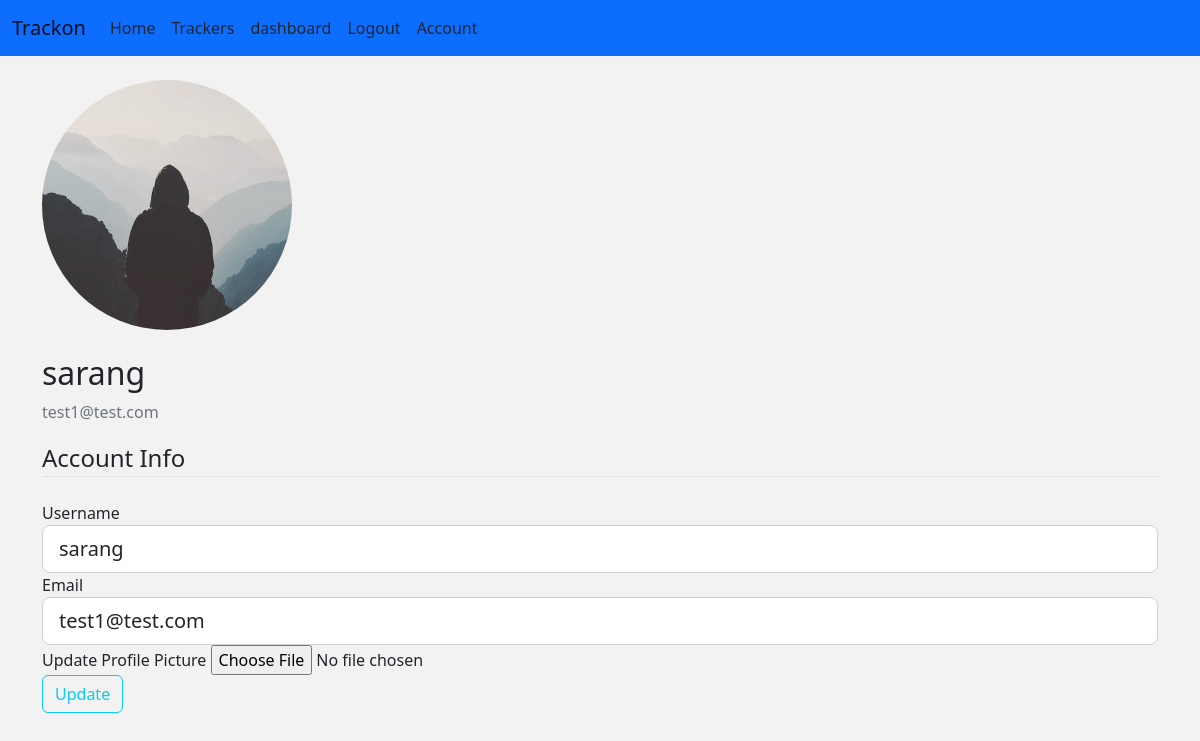
Page /account (signed in) on the earlier database version.
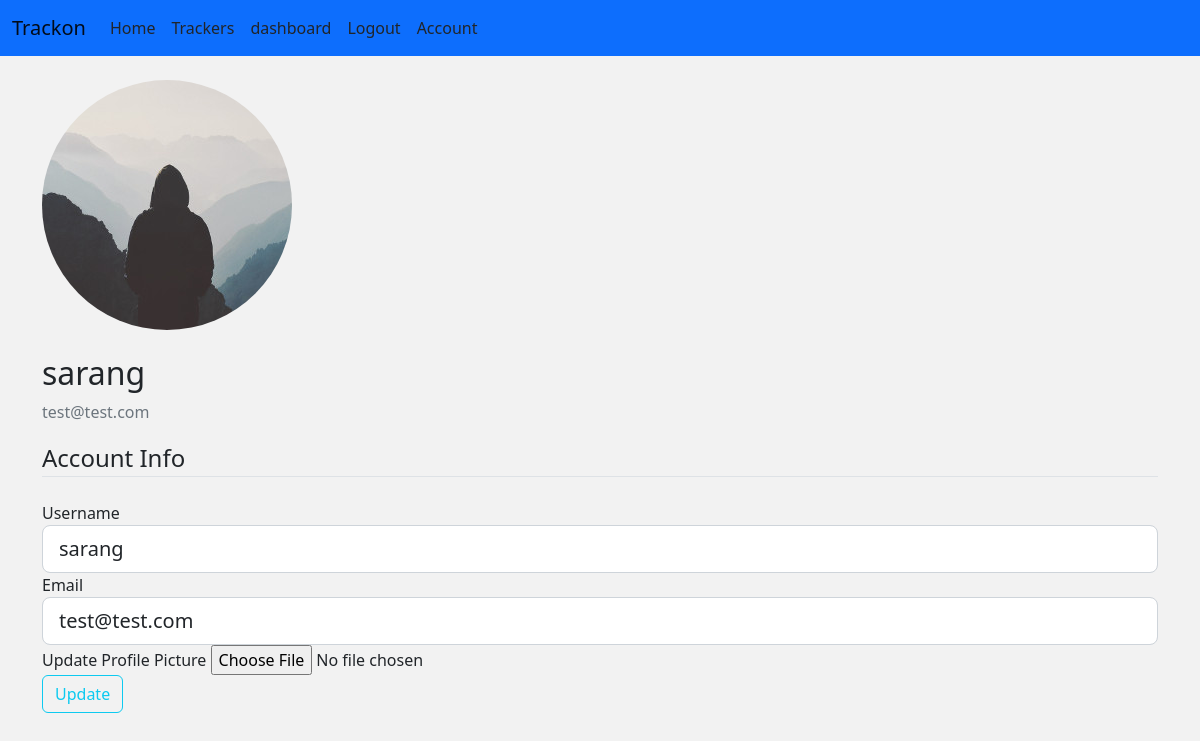
Same page on the later database version.
### main/models.py (models this page shows, shortened)
class User(db.Model, UserMixin):
    id = db.Column(db.Integer, primary_key=True)
    username = db.Column(db.String(20), unique=True, nullable=False)
    email = db.Column(db.String(120), unique=True, nullable=False)
    image_file = db.Column(db.String(20), nullable=False,
                           default='default.jpg')
    password = db.Column(db.String(60), nullable=False)
    trackers = db.relationship('Tracker', backref='user', lazy=True)
    logs=db.relationship('Inputaken', backref='user', lazy=True)

### main/routes.py (the view)
@app.route("/account", methods=['GET', 'POST'])
@login_required
def account():
    image_file = url_for('static', filename='images/' +
                         current_user.image_file)
    form = UpdateAccountForm()
    if form.validate_on_submit():
        if form.picture.data:
            picture_file = save_picture(form.picture.data)
            current_user.image_file = picture_file
        current_user.username = form.username.data
        current_user.email = form.email.data
        db.session.commit()
        flash('Your account has been updated!', 'success')
        return redirect(url_for('account'))
    elif request.method == 'GET':
        form.username.data = current_user.username
        form.email.data = current_user.email
    return render_template("account.html", title="Account", image_file=image_file, form=form)

### main/forms.py (shortened to what this page needs)
class UpdateAccountForm(FlaskForm):
    username = StringField('Username',validators=[DataRequired(),Length(min=2,max=20)])
    email = StringField('Email',validators=[DataRequired(),Email()])
    picture = FileField('Update Profile Picture',validators=[FileAllowed(['jpg','png'])])
    submit = SubmitField('Update')

### main/models.py (called while the page is built)
@login_manager.user_loader
def load_user(user_id):
    return User.query.get(int(user_id))

### main/templates/account.html (shortened to what this page needs)
{% extends 'base.html' %} {% block content %}
<div class="container">
    <div class="media">
      <img class="rounded-circle account-img my-4" src="{{ image_file }}">
      <div class="media-body">
        <h2 class="account-heading">{{ current_user.username }}</h2>
        <p class="text-secondary">{{ current_user.email }}</p>
      </div>
    </div>
      <form method="POST" action="" enctype="multipart/form-data">
          <fieldset class="form-group">
              <legend class="border-bottom mb-4">Account Info</legend>
              <div class="form-group">
                  {{ form.username.label(class="form-control-label") }}
                  {% if form.username.errors %}
                      {{ form.username(class="form-control form-control-lg is-invalid") }}
                      <div class="invalid-feedback">
                          {% for error in form.username.errors %}
                              <span>{{ error }}</span>
                          {% endfor %}
                      </div>
                  {% else %}
                      {{ form.username(class="form-control form-control-lg") }}
                  {% endif %}
              </div>
              <div class="form-group">
                  {{ form.email.label(class="form-control-label") }}
                  {% if form.email.errors %}
                      {{ form.email(class="form-control form-control-lg is-invalid") }}
                      <div class="invalid-feedback">
                          {% for error in form.email.errors %}
                              <span>{{ error }}</span>
                          {% endfor %}
                      </div>
                  {% else %}
                      {{ form.email(class="form-control form-control-lg") }}
                  {% endif %}
              </div>
              <div class="form-group">
                {{ form.picture.label() }}
                {{ form.picture(class="form-control-file") }}
            </div>
          </fieldset>
          <div class="form-group">
              {{ form.submit(class="btn btn-outline-info") }}
          </div>
      </form>
  </div>
{% endblock content %}

### main/templates/base.html (shortened to what this page needs)
<!DOCTYPE html>
<html lang="en">
  <head>
    <link
      href="https://cdn.jsdelivr.net/npm/bootstrap@5.2.0-beta1/dist/css/bootstrap.min.css"
      rel="stylesheet"
    />
    <link rel="stylesheet" href="{{ url_for('static',filename='main.css') }}" />
  </head>
  <body>
    <nav class="navbar navbar-expand-lg bg-primary">
      <div class="container-fluid">
        <a class="navbar-brand" href="#">Trackon</a>
        <div class="collapse navbar-collapse" id="navbarNav">
          <a
            class="nav-link active px-2"
            href="{{url_for('home')}}"
            aria-current="page"
            href="#"
            >Home</a
          >
          {% if current_user.is_authenticated %}
          <a class="nav-link px-2" href="{{url_for('track')}}">Trackers</a>
          <a class="nav-link px-2" href="{{url_for('dashboard')}}">dashboard</a>
          <a class="nav-link px-2" href="{{url_for('logout')}}">Logout</a>
          <a class="nav-link px-2" href="{{url_for('account')}}">Account</a>
          {% else %}
          <a class="nav-link px-2" href="{{url_for('login')}}">Login</a>
          <a class="nav-link px-2" href="{{url_for('register')}}">Register</a>
          {% endif %}
        </div>
      </div>
    </nav>
     {% block content %} {% endblock %}
  </body>
</html>

### main/static/main.css (style rules this page uses)
body { background-color: #f2f2f2; }

Differences in the rows shown:
changed User "sarang": email "test1@test.com" → "test@test.com"
